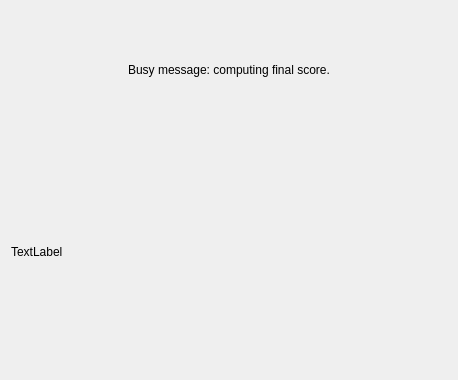
<?xml version="1.0" encoding="UTF-8"?>
<ui version="4.0">
 <class>BusyDialog</class>
 <widget class="QDialog" name="BusyDialog">
  <property name="geometry">
   <rect>
    <x>0</x>
    <y>0</y>
    <width>458</width>
    <height>380</height>
   </rect>
  </property>
  <property name="windowTitle">
   <string>Dialog</string>
  </property>
  <layout class="QGridLayout" name="gridLayout_2">
   <item row="0" column="0">
    <layout class="QGridLayout" name="gridLayout">
     <item row="0" column="0">
      <widget class="QLabel" name="messageLabel">
       <property name="sizePolicy">
        <sizepolicy hsizetype="Preferred" vsizetype="Preferred">
         <horstretch>0</horstretch>
         <verstretch>1</verstretch>
        </sizepolicy>
       </property>
       <property name="text">
        <string>Busy message: computing final score.</string>
       </property>
       <property name="alignment">
        <set>Qt::AlignCenter</set>
       </property>
       <property name="wordWrap">
        <bool>true</bool>
       </property>
      </widget>
     </item>
     <item row="1" column="0">
      <widget class="QLabel" name="animationLabel">
       <property name="sizePolicy">
        <sizepolicy hsizetype="Preferred" vsizetype="Preferred">
         <horstretch>0</horstretch>
         <verstretch>2</verstretch>
        </sizepolicy>
       </property>
       <property name="text">
        <string>TextLabel</string>
       </property>
      </widget>
     </item>
    </layout>
   </item>
  </layout>
 </widget>
 <resources/>
 <connections/>
</ui>
